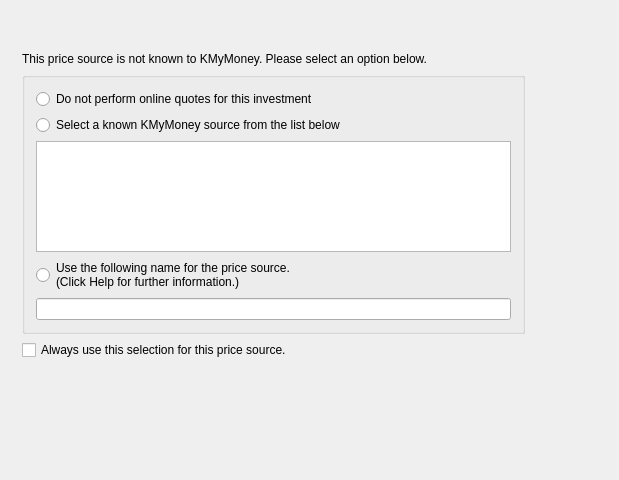
<?xml version="1.0" encoding="UTF-8"?>
<ui version="4.0">
 <class>KGncPriceSourceDlgDecl</class>
 <widget class="QWidget" name="KGncPriceSourceDlgDecl">
  <property name="geometry">
   <rect>
    <x>0</x>
    <y>0</y>
    <width>619</width>
    <height>480</height>
   </rect>
  </property>
  <property name="minimumSize">
   <size>
    <width>619</width>
    <height>480</height>
   </size>
  </property>
  <property name="windowTitle">
   <string>Online Quotes - Select price source</string>
  </property>
  <widget class="QSplitter" name="splitter1">
   <property name="geometry">
    <rect>
     <x>11</x>
     <y>1</y>
     <width>525</width>
     <height>370</height>
    </rect>
   </property>
   <property name="orientation">
    <enum>Qt::Horizontal</enum>
   </property>
   <widget class="QWidget" name="layout6">
    <layout class="QVBoxLayout">
     <item>
      <widget class="QLabel" name="textStockName">
       <property name="text">
        <string/>
       </property>
       <property name="wordWrap">
        <bool>false</bool>
       </property>
      </widget>
     </item>
     <item>
      <widget class="QLabel" name="textGncSource">
       <property name="text">
        <string/>
       </property>
       <property name="wordWrap">
        <bool>false</bool>
       </property>
      </widget>
     </item>
     <item>
      <widget class="QLabel" name="textLabel4">
       <property name="text">
        <string>This price source is not known to KMyMoney. Please select an option below.</string>
       </property>
       <property name="wordWrap">
        <bool>false</bool>
       </property>
      </widget>
     </item>
     <item>
      <widget class="QGroupBox" name="buttonsSourceGroupBox">
       <property name="title">
        <string/>
       </property>
       <layout class="QVBoxLayout">
        <item>
         <widget class="QRadioButton" name="buttonNoSource">
          <property name="text">
           <string>Do not perform online quotes for this investment</string>
          </property>
          <attribute name="buttonGroup">
           <string>buttonsSource</string>
          </attribute>
         </widget>
        </item>
        <item>
         <widget class="QRadioButton" name="buttonSelectSource">
          <property name="text">
           <string>Select a known KMyMoney source from the list below</string>
          </property>
          <attribute name="buttonGroup">
           <string>buttonsSource</string>
          </attribute>
         </widget>
        </item>
        <item>
         <widget class="KListWidget" name="listKnownSource"/>
        </item>
        <item>
         <widget class="QRadioButton" name="buttonUserSource">
          <property name="text">
           <string>Use the following name for the price source.
(Click Help for further information.)</string>
          </property>
          <attribute name="buttonGroup">
           <string>buttonsSource</string>
          </attribute>
         </widget>
        </item>
        <item>
         <widget class="KLineEdit" name="lineUserSource"/>
        </item>
       </layout>
      </widget>
     </item>
     <item>
      <widget class="QCheckBox" name="checkAlwaysUse">
       <property name="text">
        <string>Always use this selection for this price source.</string>
       </property>
      </widget>
     </item>
    </layout>
   </widget>
  </widget>
 </widget>
 <layoutdefault spacing="6" margin="11"/>
 <customwidgets>
  <customwidget>
   <class>KListWidget</class>
   <extends>QListWidget</extends>
   <header>klistwidget.h</header>
  </customwidget>
  <customwidget>
   <class>KLineEdit</class>
   <extends>QLineEdit</extends>
   <header>klineedit.h</header>
  </customwidget>
 </customwidgets>
 <resources/>
 <connections/>
 <buttongroups>
  <buttongroup name="buttonsSource"/>
 </buttongroups>
</ui>
